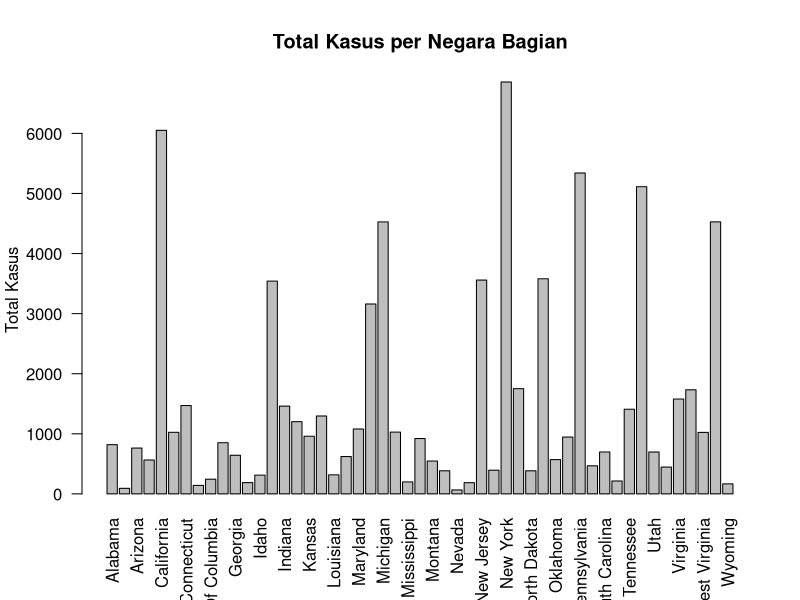

Reproduce this figure in R.
## ---- chunk 1
knitr::opts_chunk$set(echo = TRUE)
## ---- chunk 2
library(dslabs)
library(dplyr)

data(us_contagious_diseases)
## ---- chunk 3
colnames(us_contagious_diseases)
## ---- chunk 4
# class(us_contagious_diseases$disease)
str(us_contagious_diseases)
# us_contagious_diseases$disease
## ---- chunk 5
us_contagious_diseases %>%
  filter(disease == "Rubella", year >= 2000, year <= 2005) %>%
  arrange(desc(count))%>%
  head(10)
## ---- chunk 6
category = ifelse(us_contagious_diseases$count < 500, "Biasa", 
           ifelse(us_contagious_diseases$count > 2000, "Azab", "Cobaan"))
head(category)
## ---- chunk 7
us_contagious_diseases %>% 
  mutate(category = category) %>%
  mutate(rate = count / population * 10^5)
## ---- chunk 8
new_us_contagious_diseases = us_contagious_diseases %>% 
  group_by(state) %>%
  summarize(rerata_kasus = mean(count))
## ---- chunk 9
# Buat variabel bernama state untuk menyimpan daftar state
state = new_us_contagious_diseases$state

# Buat variabel bernama rata_rata untuk menyimpan hasil perhitungan rata-rata.
# Nama "rerata_kasus" disesuaikan dengan nama variabel yang dibuat pada no. 7
rata_rata = new_us_contagious_diseases$rerata_kasus

# Membuat barplot dengan nama state sebagai sumbu x dan rata-rata kasus sebagai sumbu y.
barplot(
  rata_rata ~ state,
  las = 2, # <- buat nge-rotate x label biar semua labelnya keliatan
  xlab = "",
  ylab = "Total Kasus",
  main = "Total Kasus per Negara Bagian"
)
